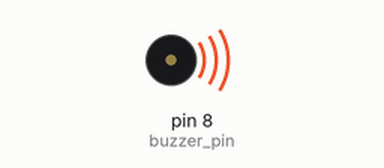
A sketch run on a simulated Arduino Uno, built with avr-gcc and run on an emulated ATmega328P. On the bench: buzzer (waves = sounding). What the sketch prints to the serial monitor is not drawn.

Above: at 0.21 s.
At 39.5 s:
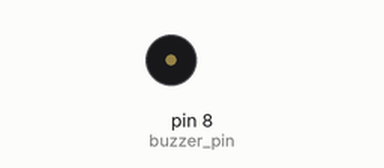
Timing chart, 0 to 40.0 s (numbered marks = the images above):
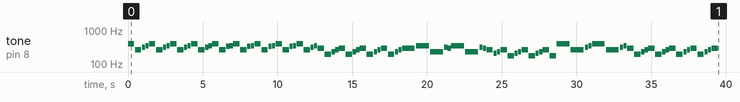

The sketch:

ArduinoPiano.ino
```cpp
/*
    Arduino PIANO

    This is Arduino Code for Playing few songs on a Speaker
    (I have used a speaker) or Buzzer (eg. Pizo) connected Arduino.

    The circuit:
      * A buzzer or speaker is attached to PIN 8.

    Components Used:
      * Arduino UNO/Mega
      * Buzzer

    Circuit Diagram:
      Buzzer or Speaker has 2 pins. One is connected to GND and another
      is connected to PIN 8 of UNO or some other compatible board.


    Songs Played:
    The following 4 songs are played via the code.

      * Game of Thrones
      * Happy Birthday
      * Coffin Dance
      * Despacito

    To simplify the code, notes patterns and respective functions are stored in Songs.h file.


    Created: 15 Jan 2023
    By: Muhammad Qaisar Ali

    https://github.com/MuhammadQaisarAli/

    This example code is part of the public domain.


*/

#define buzzer_pin 8

#define GameOfThronesBPM 70   // Beats per minute
#define HappyBirthDayBPM 80
#define CoffinDanceBPM 160
#define DespacitoBPM 50

#include "Songs.h"


/////////////////////////////////////

void setup()
{
  pinMode(buzzer_pin, OUTPUT);
  Serial.begin(9600);
  Serial.println("Different Songs By: Muhammad Qaisar Ali");
}

void loop()
{

  Serial.println("Game of Thrones Song");
  GameOfThronesSong();
  delay(1000);

  Serial.println("Happy Birth Day Song");
  HappyBirthDaySong();
  HappyBirthDaySong();
  delay(1000);

  Serial.println("Coffin Dance Song");
  CoffinDanceSong();
  delay(1000);

  Serial.println("Despacito Song");
  DespacitoSong();
  DespacitoSong();
  delay(1000);

}
```

Songs.h
```cpp
#ifndef _SONGS_H_
#define _SONGS_H_

/*************************************************
 * Notes and their frequencies.
 *************************************************/

#define NOTE_B0  31
#define NOTE_C1  33
#define NOTE_CS1 35
#define NOTE_D1  37
#define NOTE_DS1 39
#define NOTE_E1  41
#define NOTE_F1  44
#define NOTE_FS1 46
#define NOTE_G1  49
#define NOTE_GS1 52
#define NOTE_A1  55
#define NOTE_AS1 58
#define NOTE_B1  62
#define NOTE_C2  65
#define NOTE_CS2 69
#define NOTE_D2  73
#define NOTE_DS2 78
#define NOTE_E2  82
#define NOTE_F2  87
#define NOTE_FS2 93
#define NOTE_G2  98
#define NOTE_GS2 104
#define NOTE_A2  110
#define NOTE_AS2 117
#define NOTE_B2  123
#define NOTE_C3  131
#define NOTE_CS3 139
#define NOTE_D3  147
#define NOTE_DS3 156
#define NOTE_E3  165
#define NOTE_F3  175
#define NOTE_FS3 185
#define NOTE_G3  196
#define NOTE_GS3 208
#define NOTE_A3  220
#define NOTE_AS3 233
#define NOTE_B3  247
#define NOTE_C4  262
#define NOTE_CS4 277
#define NOTE_D4  294
#define NOTE_DS4 311
#define NOTE_E4  330
#define NOTE_F4  349
#define NOTE_FS4 370
#define NOTE_G4  392
#define NOTE_GS4 415
#define NOTE_A4  440
#define NOTE_AS4 466
#define NOTE_B4  494
#define NOTE_C5  523
#define NOTE_CS5 554
#define NOTE_D5  587
#define NOTE_DS5 622
#define NOTE_E5  659
#define NOTE_F5  698
#define NOTE_FS5 740
#define NOTE_G5  784
#define NOTE_GS5 831
#define NOTE_A5  880
#define NOTE_AS5 932
#define NOTE_B5  988
#define NOTE_C6  1047
#define NOTE_CS6 1109
#define NOTE_D6  1175
#define NOTE_DS6 1245
#define NOTE_E6  1319
#define NOTE_F6  1397
#define NOTE_FS6 1480
#define NOTE_G6  1568
#define NOTE_GS6 1661
#define NOTE_A6  1760
#define NOTE_AS6 1865
#define NOTE_B6  1976
#define NOTE_C7  2093
#define NOTE_CS7 2217
#define NOTE_D7  2349
#define NOTE_DS7 2489
#define NOTE_E7  2637
#define NOTE_F7  2794
#define NOTE_FS7 2960
#define NOTE_G7  3136
#define NOTE_GS7 3322
#define NOTE_A7  3520
#define NOTE_AS7 3729
#define NOTE_B7  3951
#define NOTE_C8  4186
#define NOTE_CS8 4435
#define NOTE_D8  4699
#define NOTE_DS8 4978

//////////// Buzzer Pin
#ifndef buzzer_pin
#define buzzer_pin 11     // default PWM pin 11 on Arduino.
#endif

///////////////Game of Thrones Song Start ////////////////////////

    #ifndef GameOfThronesBPM
    #define GameOfThronesBPM 70     // default 70  beats per minute for GOT Song.
    #endif

    int GameOfThronesNotes[] =
    {
      //PORTION 1, 4 TIMES
      NOTE_G4, NOTE_C4, NOTE_DS4, NOTE_F4,
      NOTE_G4, NOTE_C4, NOTE_DS4, NOTE_F4,
      NOTE_G4, NOTE_C4, NOTE_DS4, NOTE_F4,
      NOTE_G4, NOTE_C4, NOTE_DS4, NOTE_F4,


      //PORTION 2, 4 TIMES
      NOTE_G4, NOTE_C4, NOTE_E4, NOTE_F4,
      NOTE_G4, NOTE_C4, NOTE_E4, NOTE_F4,
      NOTE_G4, NOTE_C4, NOTE_E4, NOTE_F4,
      NOTE_G4, NOTE_C4, NOTE_E4, NOTE_F4,

      //PORTION 3, 1 TIMES
      NOTE_G4, NOTE_C4, NOTE_DS4, NOTE_F4, NOTE_D4,

      //PORTION 4, 3 TIMES
      NOTE_G3, NOTE_AS3, NOTE_C4, NOTE_D4,
      NOTE_G3, NOTE_AS3, NOTE_C4, NOTE_D4,
      NOTE_G3, NOTE_AS3, NOTE_C4, NOTE_D4,

      //PORTION 5, 1 TIMES
      NOTE_G3, NOTE_AS3, NOTE_C4, NOTE_D4,
      NOTE_F4, NOTE_AS3, NOTE_DS4, NOTE_D4,
      NOTE_F4, NOTE_AS3, NOTE_DS4, NOTE_D4, NOTE_C4,

      //PORTION 6, 3 TIMES
      NOTE_GS3, NOTE_AS3, NOTE_C4, NOTE_F3,
      NOTE_GS3, NOTE_AS3, NOTE_C4, NOTE_F3,
      NOTE_GS3, NOTE_AS3, NOTE_C4, NOTE_F3,

      //PORTION 7, 1 TIMES
      NOTE_G4, NOTE_C4, NOTE_DS4, NOTE_F4,
      NOTE_G4, NOTE_C4, NOTE_DS4, NOTE_F4, NOTE_D4,

      //PORTION 8, 4 TIMES
      NOTE_G3, NOTE_AS3, NOTE_C4, NOTE_D4,
      NOTE_G3, NOTE_AS3, NOTE_C4, NOTE_D4,
      NOTE_G3, NOTE_AS3, NOTE_C4, NOTE_D4,
      NOTE_G3, NOTE_AS3, NOTE_C4, NOTE_D4

  };
    int GameOfThronestempo[] =
    {
      16, 16, 8, 8,
      16, 16, 8, 8,
      16, 16, 8, 8,
      16, 16, 8, 8,


      16, 16, 8, 8,
      16, 16, 8, 8,
      16, 16, 8, 8,
      16, 16, 8, 8,


      16, 16, 8, 8, 16,

      16, 8, 8, 16,
      16, 8, 8, 16,
      16, 8, 8, 16,

      16, 8, 8, 32,
      32, 32, 8, 8,
      32, 32, 8, 8, 16,

      8, 8, 16, 16,
      8, 8, 16, 16,
      8, 8, 16, 16,

      32, 32, 8, 8,
      32, 32, 8, 8, 16,

      16, 8, 8, 16,
      16, 8, 8, 16,
      16, 8, 8, 16,
      16, 8, 8, 16,

    };

    void GameOfThronesSong()
    {
      int _size = sizeof(GameOfThronesNotes) / sizeof(int);

      for (int thisNote = 0; (thisNote < _size); thisNote++)
      {
        int noteDuration = (60000 / GameOfThronesBPM) / (32 / GameOfThronestempo[thisNote]);
        tone(buzzer_pin, GameOfThronesNotes[thisNote], noteDuration);
        int pauseBetweenNotes = noteDuration * 1.1;
        delay(pauseBetweenNotes);
     noTone(buzzer_pin);
      }
    }
///////////////Game of Thrones Song End ////////////////////////

///////////////Happy Birth Day Song Start ////////////////////////

#ifndef HappyBirthDayBPM
#define HappyBirthDayBPM 80     // default 80 beats per minute for HBD Song.
#endif

int HappyBirthDayNotes[]=
{
  NOTE_G4, NOTE_G4, NOTE_A4, NOTE_G4,  NOTE_C5, NOTE_B4,       0,

  NOTE_G4, NOTE_G4, NOTE_A4, NOTE_G4,  NOTE_D5, NOTE_C5,       0,

  NOTE_G4, NOTE_G4, NOTE_G5, NOTE_E5,  NOTE_C5, NOTE_B4, NOTE_A4,  0,

  NOTE_F5, NOTE_F5, NOTE_E5, NOTE_C5,  NOTE_D5, NOTE_C5,       0
};

int HappyBirthDaytempo[]=
{
  16, 16, 16, 16, 16, 32, 16,
  16, 16, 16, 16, 16, 32, 16,
  16, 16, 16, 16, 16, 16, 32, 16,
  16, 16, 16, 16, 16, 32, 16
};

void HappyBirthDaySong()
{
  int _size = sizeof(HappyBirthDayNotes) / sizeof(int);

  for (int thisNote = 0; (thisNote < _size); thisNote++)
  {
    int noteDuration = (60000 / HappyBirthDayBPM) / (32 / HappyBirthDaytempo[thisNote]);

    tone(buzzer_pin, HappyBirthDayNotes[thisNote], noteDuration);

    int pauseBetweenNotes = noteDuration * 1.2;
    delay(pauseBetweenNotes);
    noTone(buzzer_pin);
  }

}


///////////////Happy Birth Day Song End ////////////////////////

///////////////Coffin Dance Song Start ////////////////////////

#ifndef CoffinDanceBPM
#define CoffinDanceBPM 160     // default 160  beats per minute for Coffin Dance Song.
#endif


int CoffinDanceNotes[] =
{
  // 4 TIMES
  NOTE_AS4, NOTE_AS4, NOTE_AS4, NOTE_AS4,
  NOTE_AS4, NOTE_AS4, NOTE_AS4, NOTE_AS4,
  NOTE_AS4, NOTE_AS4, NOTE_AS4, NOTE_AS4,
  NOTE_AS4, NOTE_AS4, NOTE_AS4, NOTE_AS4,
  NOTE_AS4, NOTE_AS4, NOTE_AS4, NOTE_AS4,

  // 1 TIMES
  NOTE_D5, NOTE_D5, NOTE_D5, NOTE_D5,
  NOTE_C5, NOTE_C5, NOTE_C5, NOTE_C5,
  NOTE_F5, NOTE_F5, NOTE_F5, NOTE_F5,

  // 3 TIMES
  NOTE_G5, NOTE_G5, NOTE_G5, NOTE_G5,
  NOTE_G5, NOTE_G5, NOTE_G5, NOTE_G5,
  NOTE_G5, NOTE_G5, NOTE_G5, NOTE_G5,

  // 1 TIMES
  NOTE_C5, NOTE_AS4, NOTE_A4, NOTE_F4,
  NOTE_G4,        0, NOTE_G4, NOTE_D5,
  NOTE_C5,        0, NOTE_AS4,      0,
  NOTE_A4,        0, NOTE_A4, NOTE_A4,
  NOTE_C5,        0, NOTE_AS4, NOTE_A4,

  // 2 TIMES
  NOTE_G4,        0, NOTE_G4, NOTE_AS5,
  NOTE_A5, NOTE_AS5, NOTE_A5, NOTE_AS5,
  NOTE_G4,        0, NOTE_G4, NOTE_AS5,
  NOTE_A5, NOTE_AS5, NOTE_A5, NOTE_AS5,

  // 1 TIMES
  NOTE_G4,        0, NOTE_G4, NOTE_D5,
  NOTE_C5,        0, NOTE_AS4,      0,
  NOTE_A4,        0, NOTE_A4, NOTE_A4,
  NOTE_C5,        0, NOTE_AS4, NOTE_A4,

  // 2 TIMES
  NOTE_G4,        0, NOTE_G4, NOTE_AS5,
  NOTE_A5, NOTE_AS5, NOTE_A5, NOTE_AS5,
  NOTE_G4,        0, NOTE_G4, NOTE_AS5,
  NOTE_A5, NOTE_AS5, NOTE_A5, NOTE_AS5
 };


int CoffinDancetempo[] =
{
  16,16,16,16,
  16,16,16,16,
  16,16,16,16,
  16,16,16,16,
  16,16,16,16,

  16,16,16,16,
  16,16,16,16,
  16,16,16,16,

  16,16,16,16,
  16,16,16,16,
  16,16,16,16,

  16,16,16,16,
  16,16,16,16,
  16,16,16,16,
  16,16,16,16,
  16,16,16,16,

  16,16,16,16,
  16,16,16,16,
  16,16,16,16,
  16,16,16,16,

  16,16,16,16,
  16,16,16,16,
  16,16,16,16,
  16,16,16,16,

  16,16,16,16,
  16,16,16,16,
  16,16,16,16,
  16,16,16,16
  };

void CoffinDanceSong()
{
  int _size = sizeof(CoffinDanceNotes) / sizeof(int);

  for (int thisNote = 0; (thisNote < _size); thisNote++)
  {
    int noteDuration = (60000.0 / CoffinDanceBPM) / (32.0 / CoffinDancetempo[thisNote]);

    tone(buzzer_pin, CoffinDanceNotes[thisNote], noteDuration);

    int pauseBetweenNotes = noteDuration * 1.3;
    delay(pauseBetweenNotes);
    noTone(buzzer_pin);
  }
}

///////////////Coffin Dance Song End ////////////////////////

///////////////Despacito Song Start ////////////////////////

#ifndef DespacitoBPM
#define DespacitoBPM 50     // default 50  beats per minute for Despacito Song.
#endif

int DespacitoNotes[] =
{
  NOTE_D5,  NOTE_CS5, NOTE_B4,  NOTE_FS4, 0,
  NOTE_FS4, NOTE_FS4, NOTE_FS4, NOTE_FS4, NOTE_FS4,
  NOTE_B4,  NOTE_B4,  NOTE_B4,  NOTE_B4,
  NOTE_A4,  NOTE_B4,  0,        0,        NOTE_G4,   0,
  NOTE_G4,  NOTE_G4,  NOTE_G4,  NOTE_G4,  NOTE_G4,   NOTE_G4,
  NOTE_B4,  NOTE_B4,  NOTE_B4,  NOTE_B4,
  NOTE_CS5, NOTE_D5,  0,        0,        NOTE_A4,   0,
  NOTE_A4,  NOTE_A4,  NOTE_A4,  NOTE_A4,
  NOTE_D5,  NOTE_CS5, NOTE_D5,  NOTE_CS5,
  NOTE_D5,  NOTE_E5,  NOTE_E5,  NOTE_CS5,

 };


int Despacitotempo[] =
{
  16, 16, 8, 4, 4,
  4,  4,  4, 4, 4,
  4,  4,  4, 8,
  4,  4,  4, 4, 4,  4,  4,
  4,  4,  4, 4, 4,  4,
  4,  4,  4, 8,
  4,  4,  4, 4, 4,  4,  4,
  4,  4,  4, 4,
  4,  4,  4, 4,
  8,  4,  4, 12

};

void DespacitoSong()
{
  int _size = sizeof(DespacitoNotes) / sizeof(int);

  for (int thisNote = 0; (thisNote < _size); thisNote++)
  {
    int noteDuration = (60000.0 / DespacitoBPM) / (32.0 / Despacitotempo[thisNote]);

    tone(buzzer_pin, DespacitoNotes[thisNote], noteDuration);

    int pauseBetweenNotes = noteDuration * 1.3;
    delay(pauseBetweenNotes);
    noTone(buzzer_pin);
  }
}
///////////////Despacito Song End ////////////////////////

 #endif
```

Measured:
- by itself, tone on pin 8 (buzzer_pin): plays 392 Hz for 0.43 s, 262 Hz for 0.43 s, 311 Hz for 0.21 s, 349 Hz for 0.21 s, 392 Hz for 0.43 s, 262 Hz for 0.43 s … (99 notes in this stretch)
